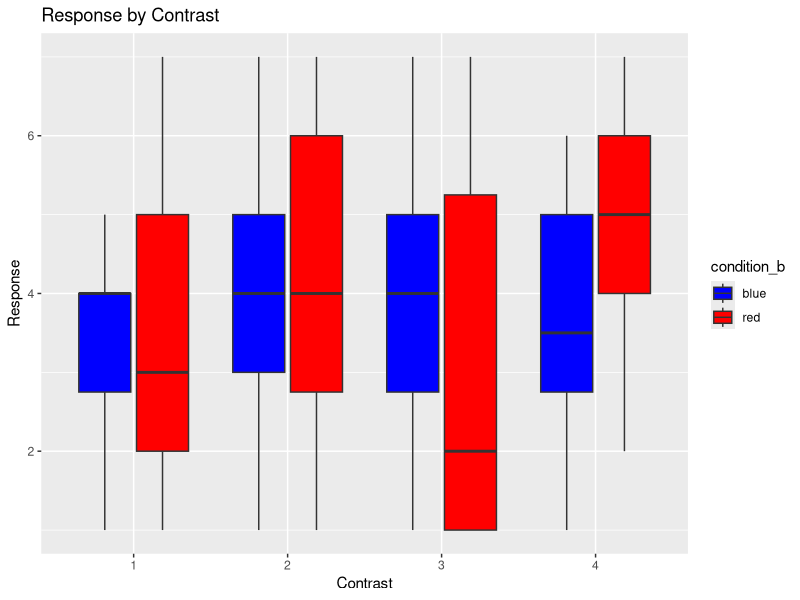
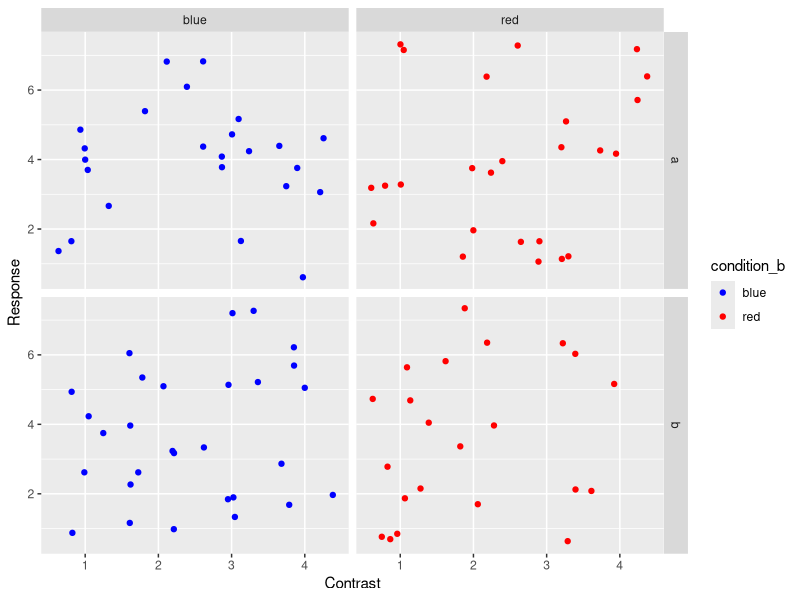
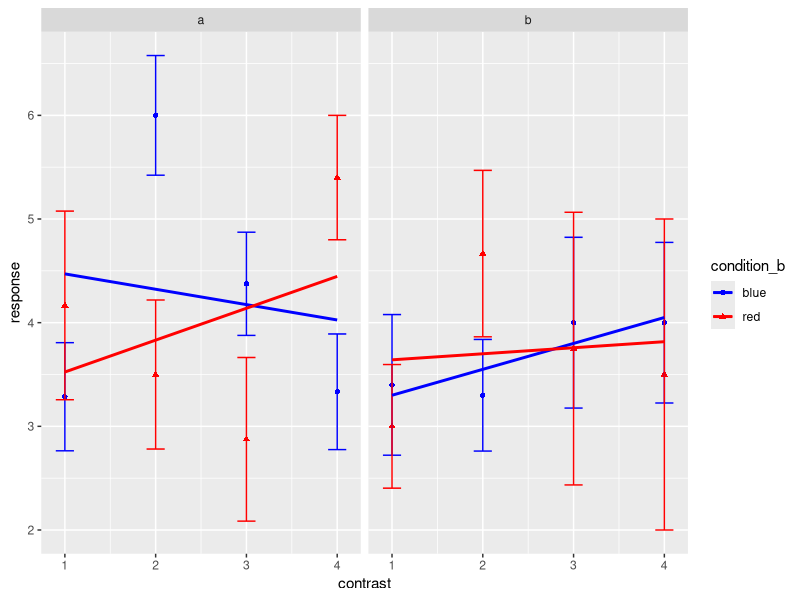

Generate these figures, in order, with R:
library(ggplot2)
library(reshape2)
library(plyr)

data <- read.csv("Randomized_Data.csv")
data <- na.omit(data)
#omits Na data

#Recasting to get average response for each subject on each condition. Removes data I'm not analyzing now
datarecast <- recast(data,id.var=c("subject","condition_a","condition_b","contrast"),
	measure.var="response",formula=subject+condition_a+condition_b+contrast ~., fun.aggregate = mean)

#For some reason, the recast response variable gets named '.' so I change that here
colnames(datarecast)[length(datarecast)] = "response"

#I want contrast to be treated as a factor, not continuous
datarecast$contrast <- as.factor(datarecast$contrast)

#A box plot with x axis contrast and y axis response
#boxplot.pdf
p <- qplot(contrast, response, data=datarecast, geom="boxplot", 
      fill=condition_b, main="Response by Contrast",
      xlab="Contrast", ylab="Response") + scale_fill_manual(values=c("blue", "red"))

ggsave(filename="boxplot.pdf", plot=p)


#A faceted jitter plot of four sections, split by condition a and condition b
#(the color is for fun)
p <- qplot(contrast, response, data=datarecast, geom="jitter", 
      facets=condition_a~condition_b, color=condition_b,
      xlab="Contrast", ylab="Response") + scale_color_manual(values=c("blue", "red"))

ggsave(filename="jitterplot.pdf", plot=p)


#Adding error bars

#Step1: use this function (Rebecca didn't write this)
summarySE <- function(data=NULL, measurevar, groupvars=NULL, na.rm=FALSE,
                       conf.interval=.95, .drop=TRUE) {
     
    
     # New version of length which can handle NA's: if na.rm==T, don't count them
     length2 <- function (x, na.rm=FALSE) {
         if (na.rm) sum(!is.na(x))
         else       length(x)
     }
     
     # This does the summary. For each group's data frame, return a vector with
     # N, mean, and sd
     datac <- ddply(data, groupvars, .drop=.drop,
                    .fun = function(xx, col) {
                        c(N    = length2(xx[[col]], na.rm=na.rm),
                          mean = mean   (xx[[col]], na.rm=na.rm),
                          sd   = sd     (xx[[col]], na.rm=na.rm)
                        )
                    },
                    measurevar
     )
     
     # Rename the "mean" column    
     datac <- rename(datac, c("mean" = measurevar))
     
     datac$se <- datac$sd / sqrt(datac$N)  # Calculate standard error of the mean
     
     # Confidence interval multiplier for standard error
     # Calculate t-statistic for confidence interval: 
     # e.g., if conf.interval is .95, use .975 (above/below), and use df=N-1
     ciMult <- qt(conf.interval/2 + .5, datac$N-1)
     datac$ci <- datac$se * ciMult
     
     return(datac)
 }


#Create summarized data. The summary function will recast it.
#The first arg (data) is your data frame.
#The measurevar ("response") is the variable you want the error of (your y axis variable)
#The groupvars ("cond" etc) are the indep variables that you want included; if you don't care about something,
#then leave it out of here. (For example, I didn't care about the subject numbers, so "subj" isn't there.)
datasum = summarySE(data, measurevar="response", groupvars=c("condition_a", "condition_b", "contrast"))

p <- ggplot(datasum, aes(x=contrast,y=response,color=condition_b, shape=condition_b, group=condition_b), response) + 
	geom_point() + 
	geom_errorbar(aes(ymin=response-se, ymax=response+se), width=.2) + 
	facet_wrap(~condition_a,ncol=2) + 
	geom_smooth(method=lm, se=FALSE) + scale_color_manual(values=c("blue", "red"))

ggsave(filename="errorbars.pdf", plot=p)

